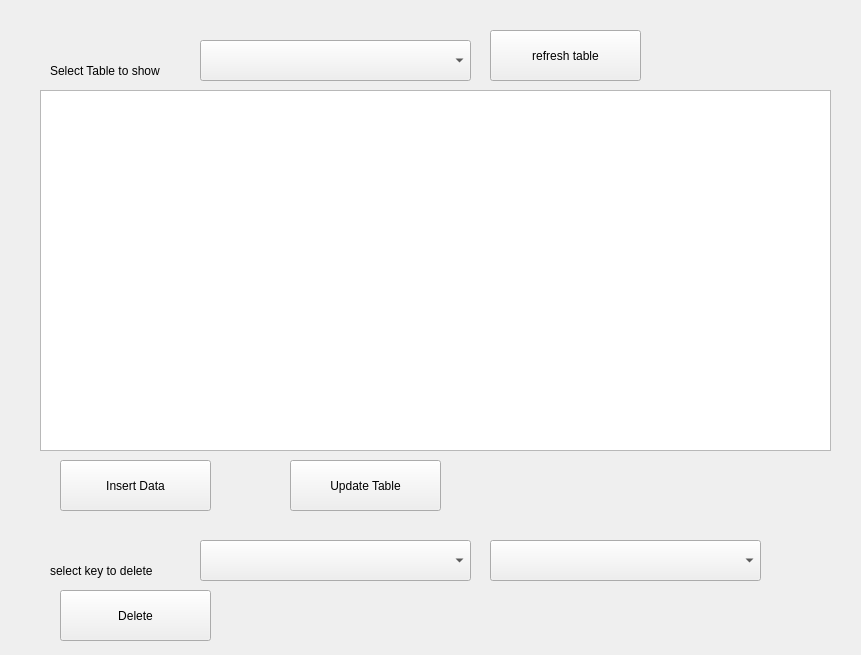
<?xml version="1.0" encoding="UTF-8"?>
<ui version="4.0">
 <class>Form</class>
 <widget class="QWidget" name="Form">
  <property name="geometry">
   <rect>
    <x>0</x>
    <y>0</y>
    <width>861</width>
    <height>655</height>
   </rect>
  </property>
  <property name="windowTitle">
   <string>Form</string>
  </property>
  <widget class="QTableWidget" name="tableReport">
   <property name="geometry">
    <rect>
     <x>40</x>
     <y>90</y>
     <width>791</width>
     <height>361</height>
    </rect>
   </property>
   <property name="styleSheet">
    <string notr="true">font: 12pt &quot;MS Shell Dlg 2&quot;;</string>
   </property>
  </widget>
  <widget class="QComboBox" name="cb1">
   <property name="geometry">
    <rect>
     <x>200</x>
     <y>40</y>
     <width>271</width>
     <height>41</height>
    </rect>
   </property>
   <property name="styleSheet">
    <string notr="true">font: 12pt &quot;MS Shell Dlg 2&quot;;</string>
   </property>
  </widget>
  <widget class="QLabel" name="label_2">
   <property name="geometry">
    <rect>
     <x>50</x>
     <y>60</y>
     <width>191</width>
     <height>21</height>
    </rect>
   </property>
   <property name="styleSheet">
    <string notr="true">font: 12pt &quot;MS Shell Dlg 2&quot;;</string>
   </property>
   <property name="text">
    <string>Select Table to show</string>
   </property>
  </widget>
  <widget class="QPushButton" name="b1">
   <property name="geometry">
    <rect>
     <x>60</x>
     <y>590</y>
     <width>151</width>
     <height>51</height>
    </rect>
   </property>
   <property name="styleSheet">
    <string notr="true">font: 12pt &quot;MS Shell Dlg 2&quot;;</string>
   </property>
   <property name="text">
    <string>Delete</string>
   </property>
  </widget>
  <widget class="QPushButton" name="b2">
   <property name="geometry">
    <rect>
     <x>60</x>
     <y>460</y>
     <width>151</width>
     <height>51</height>
    </rect>
   </property>
   <property name="styleSheet">
    <string notr="true">font: 12pt &quot;MS Shell Dlg 2&quot;;</string>
   </property>
   <property name="text">
    <string>Insert Data</string>
   </property>
  </widget>
  <widget class="QPushButton" name="b3">
   <property name="geometry">
    <rect>
     <x>490</x>
     <y>30</y>
     <width>151</width>
     <height>51</height>
    </rect>
   </property>
   <property name="styleSheet">
    <string notr="true">font: 12pt &quot;MS Shell Dlg 2&quot;;</string>
   </property>
   <property name="text">
    <string>refresh table</string>
   </property>
  </widget>
  <widget class="QPushButton" name="b4">
   <property name="geometry">
    <rect>
     <x>290</x>
     <y>460</y>
     <width>151</width>
     <height>51</height>
    </rect>
   </property>
   <property name="styleSheet">
    <string notr="true">font: 12pt &quot;MS Shell Dlg 2&quot;;</string>
   </property>
   <property name="text">
    <string>Update Table</string>
   </property>
  </widget>
  <widget class="QComboBox" name="cb2">
   <property name="geometry">
    <rect>
     <x>200</x>
     <y>540</y>
     <width>271</width>
     <height>41</height>
    </rect>
   </property>
   <property name="styleSheet">
    <string notr="true">font: 12pt &quot;MS Shell Dlg 2&quot;;</string>
   </property>
  </widget>
  <widget class="QComboBox" name="cb3">
   <property name="geometry">
    <rect>
     <x>490</x>
     <y>540</y>
     <width>271</width>
     <height>41</height>
    </rect>
   </property>
   <property name="styleSheet">
    <string notr="true">font: 12pt &quot;MS Shell Dlg 2&quot;;</string>
   </property>
  </widget>
  <widget class="QLabel" name="label_3">
   <property name="geometry">
    <rect>
     <x>50</x>
     <y>560</y>
     <width>191</width>
     <height>21</height>
    </rect>
   </property>
   <property name="styleSheet">
    <string notr="true">font: 12pt &quot;MS Shell Dlg 2&quot;;</string>
   </property>
   <property name="text">
    <string>select key to delete</string>
   </property>
  </widget>
 </widget>
 <resources/>
 <connections/>
</ui>
